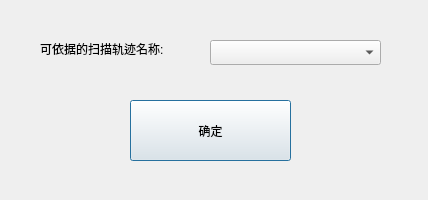
<?xml version="1.0" encoding="UTF-8"?>
<ui version="4.0">
 <class>traceeditDlg</class>
 <widget class="QDialog" name="traceeditDlg">
  <property name="geometry">
   <rect>
    <x>0</x>
    <y>0</y>
    <width>428</width>
    <height>200</height>
   </rect>
  </property>
  <property name="windowTitle">
   <string>Dialog</string>
  </property>
  <widget class="QPushButton" name="pushButton">
   <property name="geometry">
    <rect>
     <x>130</x>
     <y>100</y>
     <width>161</width>
     <height>61</height>
    </rect>
   </property>
   <property name="text">
    <string>确定</string>
   </property>
  </widget>
  <widget class="QComboBox" name="comboBox">
   <property name="geometry">
    <rect>
     <x>210</x>
     <y>40</y>
     <width>171</width>
     <height>25</height>
    </rect>
   </property>
  </widget>
  <widget class="QLabel" name="label">
   <property name="geometry">
    <rect>
     <x>40</x>
     <y>40</y>
     <width>161</width>
     <height>17</height>
    </rect>
   </property>
   <property name="text">
    <string>可依据的扫描轨迹名称:</string>
   </property>
  </widget>
 </widget>
 <resources/>
 <connections/>
</ui>
